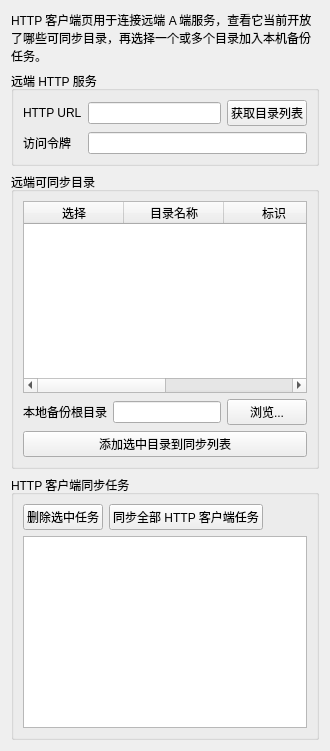
<?xml version="1.0" encoding="UTF-8"?>
<ui version="4.0">
 <class>HttpClientTabWidget</class>
 <widget class="QWidget" name="HttpClientTabWidget">
  <layout class="QVBoxLayout" name="mainLayout">
   <item>
    <widget class="QLabel" name="tipsLabel">
     <property name="text">
      <string>HTTP 客户端页用于连接远端 A 端服务，查看它当前开放了哪些可同步目录，再选择一个或多个目录加入本机备份任务。</string>
     </property>
     <property name="wordWrap">
      <bool>true</bool>
     </property>
    </widget>
   </item>
   <item>
    <widget class="QGroupBox" name="serverConnectGroupBox">
     <property name="title">
      <string>远端 HTTP 服务</string>
     </property>
     <layout class="QGridLayout" name="serverGridLayout">
      <item row="0" column="0">
       <widget class="QLabel" name="serverUrlLabel">
        <property name="text">
         <string>HTTP URL</string>
        </property>
       </widget>
      </item>
      <item row="0" column="1">
       <widget class="QLineEdit" name="serverUrlEdit"/>
      </item>
      <item row="0" column="2">
       <widget class="QPushButton" name="fetchSourcesButton">
        <property name="text">
         <string>获取目录列表</string>
        </property>
       </widget>
      </item>
      <item row="1" column="0">
       <widget class="QLabel" name="accessTokenLabel">
        <property name="text">
         <string>访问令牌</string>
        </property>
       </widget>
      </item>
      <item row="1" column="1" colspan="2">
       <widget class="QLineEdit" name="accessTokenEdit"/>
      </item>
     </layout>
    </widget>
   </item>
   <item>
    <widget class="QGroupBox" name="availableSourcesGroupBox">
     <property name="title">
      <string>远端可同步目录</string>
     </property>
     <layout class="QVBoxLayout" name="availableSourcesLayout">
      <item>
       <widget class="QTableWidget" name="availableSourcesTableWidget">
        <property name="selectionMode">
         <enum>QAbstractItemView::NoSelection</enum>
        </property>
        <property name="editTriggers">
         <set>QAbstractItemView::NoEditTriggers</set>
        </property>
        <column>
         <property name="text">
          <string>选择</string>
         </property>
        </column>
        <column>
         <property name="text">
          <string>目录名称</string>
         </property>
        </column>
        <column>
         <property name="text">
          <string>标识</string>
         </property>
        </column>
        <column>
         <property name="text">
          <string>目录说明</string>
         </property>
        </column>
       </widget>
      </item>
      <item>
       <layout class="QGridLayout" name="importLayout">
        <item row="0" column="0">
         <widget class="QLabel" name="targetRootLabel">
          <property name="text">
           <string>本地备份根目录</string>
          </property>
         </widget>
        </item>
        <item row="0" column="1">
         <widget class="QLineEdit" name="targetRootEdit"/>
        </item>
        <item row="0" column="2">
         <widget class="QPushButton" name="browseTargetRootButton">
          <property name="text">
           <string>浏览...</string>
          </property>
         </widget>
        </item>
        <item row="1" column="0" colspan="3">
         <widget class="QPushButton" name="addSelectedSourcesButton">
          <property name="text">
           <string>添加选中目录到同步列表</string>
          </property>
         </widget>
        </item>
       </layout>
      </item>
     </layout>
    </widget>
   </item>
   <item>
    <widget class="QGroupBox" name="pairGroupBox">
     <property name="title">
      <string>HTTP 客户端同步任务</string>
     </property>
     <layout class="QVBoxLayout" name="pairLayout">
      <item>
       <layout class="QHBoxLayout" name="pairButtonLayout">
        <item>
         <widget class="QPushButton" name="removePairButton">
          <property name="text">
           <string>删除选中任务</string>
          </property>
         </widget>
        </item>
        <item>
         <widget class="QPushButton" name="syncAllPairsButton">
          <property name="text">
           <string>同步全部 HTTP 客户端任务</string>
          </property>
         </widget>
        </item>
        <item>
         <spacer name="pairButtonSpacer">
          <property name="orientation">
           <enum>Qt::Horizontal</enum>
          </property>
          <property name="sizeHint" stdset="0">
           <size>
            <width>40</width>
            <height>20</height>
           </size>
          </property>
         </spacer>
        </item>
       </layout>
      </item>
      <item>
       <widget class="QTableView" name="pairTableView">
        <property name="alternatingRowColors">
         <bool>true</bool>
        </property>
        <property name="selectionMode">
         <enum>QAbstractItemView::SingleSelection</enum>
        </property>
        <property name="selectionBehavior">
         <enum>QAbstractItemView::SelectRows</enum>
        </property>
        <property name="editTriggers">
         <set>QAbstractItemView::NoEditTriggers</set>
        </property>
       </widget>
      </item>
     </layout>
    </widget>
   </item>
  </layout>
 </widget>
 <resources/>
 <connections/>
</ui>
